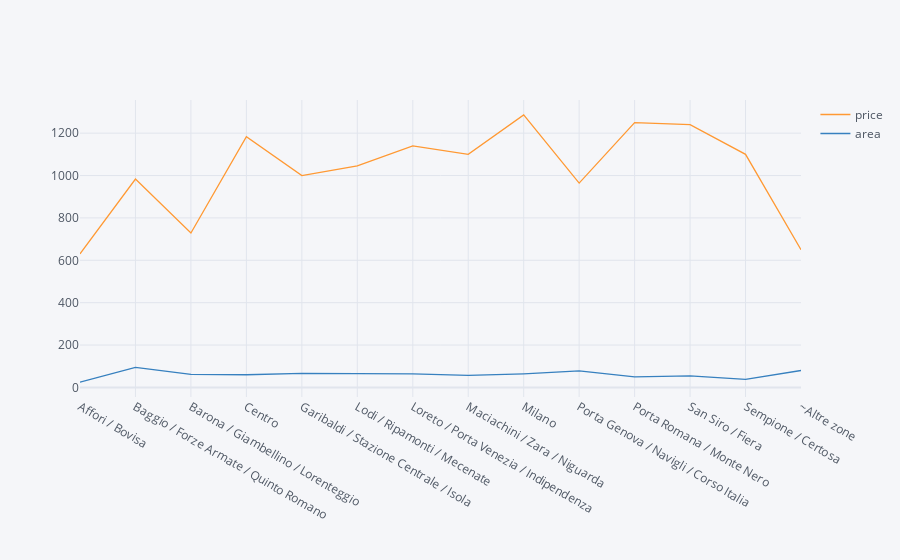

Notebook source saved alongside this figure:
### Markdown cell above
A positive relationship exists with 55% correlation between prices and areas before the outbreak while on the other hand it's almost zero after the outbreak, which suggests that people's pricing behaviors have changed. It's also worth to mention that 55% correlation between price and area is not that strong and it shows how in a lot of tenants can be charged for a lot more than what they get, it's also worth mentioning that house prices doesn't only depend on those features

### Code cell
dfb.groupby('location').mean().iplot()

### Figure 1 — Plotly figure (JSON) as saved in the notebook; plotly's stock layout.template omitted (floating-point values rounded to 4 significant figures)
{"data": [{"line": {"color": "rgba(255, 153, 51, 1.0)", "dash": "solid", "shape": "linear", "width": 1.3}, "mode": "lines", "name": "price", "text": "", "type": "scatter", "x": ["Affori / Bovisa", "Baggio / Forze Armate / Quinto Romano", "Barona / Giambellino / Lorenteggio", "Centro", "Garibaldi / Stazione Centrale / Isola", "Lodi / Ripamonti / Mecenate", "Loreto / Porta Venezia / Indipendenza", "Maciachini / Zara / Niguarda", "Milano", "Porta Genova / Navigli / Corso Italia", "Porta Romana / Monte Nero", "San Siro / Fiera", "Sempione / Certosa", "~Altre zone"], "y": [630, 983.3, 729, 1183.0, 1000, 1046.0, 1140, 1100, 1286.0, 964.3, 1250, 1240, 1100, 650]}, {"line": {"color": "rgba(55, 128, 191, 1.0)", "dash": "solid", "shape": "linear", "width": 1.3}, "mode": "lines", "name": "area", "text": "", "type": "scatter", "x": ["Affori / Bovisa", "Baggio / Forze Armate / Quinto Romano", "Barona / Giambellino / Lorenteggio", "Centro", "Garibaldi / Stazione Centrale / Isola", "Lodi / Ripamonti / Mecenate", "Loreto / Porta Venezia / Indipendenza", "Maciachini / Zara / Niguarda", "Milano", "Porta Genova / Navigli / Corso Italia", "Porta Romana / Monte Nero", "San Siro / Fiera", "Sempione / Certosa", "~Altre zone"], "y": [25, 95, 62, 60, 66, 65.42, 63.6, 56.5, 64.34, 77.86, 50, 54.4, 38, 80]}], "layout": {"legend": {"bgcolor": "#F5F6F9", "font": {"color": "#4D5663"}}, "paper_bgcolor": "#F5F6F9", "plot_bgcolor": "#F5F6F9", "title": {"font": {"color": "#4D5663"}}, "xaxis": {"gridcolor": "#E1E5ED", "showgrid": true, "tickfont": {"color": "#4D5663"}, "title": {"font": {"color": "#4D5663"}, "text": ""}, "zerolinecolor": "#E1E5ED"}, "yaxis": {"gridcolor": "#E1E5ED", "showgrid": true, "tickfont": {"color": "#4D5663"}, "title": {"font": {"color": "#4D5663"}, "text": ""}, "zerolinecolor": "#E1E5ED"}}}
